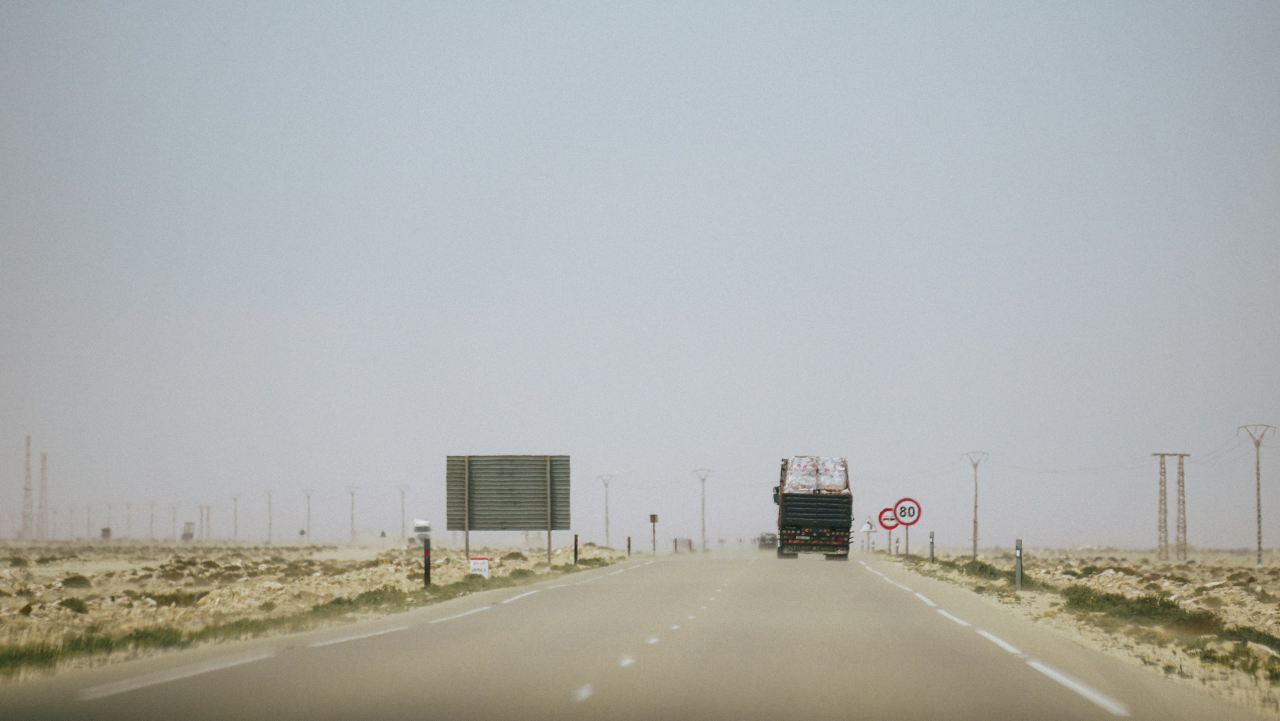
#> input picture assets-src/photos/desert-road.jpg, 2560 x 1441 px (shown at 1/2 size); its folder holds 4 pictures in this run
$ python optimize-images.py
#> lines starting #> are read from the running program, lines starting #| are printed output that depends on the picture
"""Build responsive WebP derivatives from the source photography.

Reads  assets-src/photos/<name>.jpg
Writes public/images/<name>-<width>.webp, public/images/og-image.jpg
       src/images.json  (consumed by vite.config.js to fill src/srcset/width/height)

Usage: python scripts/optimize-images.py
"""
import json
from pathlib import Path

from PIL import Image

ROOT = Path(__file__).resolve().parent.parent
SRC = ROOT / "assets-src" / "photos"
OUT = ROOT / "public" / "images"
MANIFEST = ROOT / "src" / "images.json"

WIDTHS = [480, 800, 1200, 1600, 2400]
QUALITY = 68

# Crops are (left, top, right, bottom) as fractions of the source frame.
CROPS = {}

OG_SOURCE = "terminal-night"
# only used for the share image
OG_ONLY = {"terminal-night"}


def main():
    OUT.mkdir(parents=True, exist_ok=True)
    manifest = {}
    for path in sorted(SRC.glob("*.jpg")):
        name = path.stem
        if name in OG_ONLY:
            continue
        im = Image.open(path).convert("RGB")
#> im is the input picture: PIL image 2560x1441 RGB; mean R, G, B 173.8, 176.1, 173.3
        if name in CROPS:
            l, t, r, b = CROPS[name]
            w, h = im.size
            im = im.crop((round(l * w), round(t * h), round(r * w), round(b * h)))
        w, h = im.size
#> w = 2560; h = 1441
        widths = [x for x in WIDTHS if x < w] + [min(w, WIDTHS[-1])]
#> widths = [480, 800, 1200, 1600, 2400, 2400]
        widths = sorted(set(widths))
#> widths = [480, 800, 1200, 1600, 2400]
        for target in widths:
            resized = im.resize((target, round(h * target / w)), Image.LANCZOS)
            resized.save(OUT / f"{name}-{target}.webp", "WEBP", quality=QUALITY, method=6)
#> this loop made 5 passes
#> pass 1, in main, `resized = im.resize((target, round(h * target / w)), Image.LANCZOS)`:
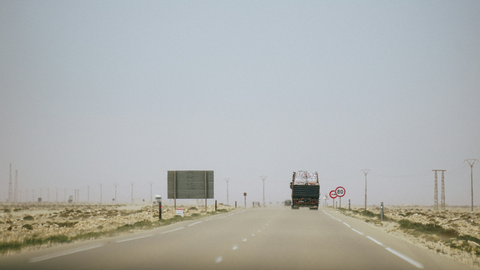
#> resized: PIL image 480x270 RGB; mean R, G, B 173.8, 176.1, 173.3
        manifest[name] = {"width": w, "height": h, "widths": widths}
        print(f"{name}: {w}x{h} -> {widths}")
#| desert-road: 2560x1441 -> [480, 800, 1200, 1600, 2400]
#> pass 2 of the loop in main, `for path in sorted(SRC.glob("*.jpg")):`:
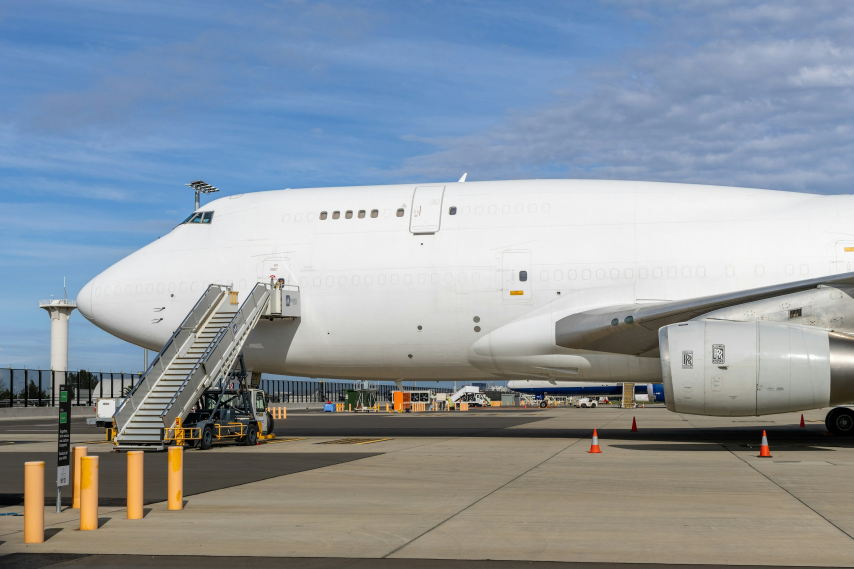
#> input picture assets-src/photos/freighter.jpg, 2560 x 1707 px (shown at 1/3 size)
#> in main, im is the input picture: PIL image 2560x1707 RGB; mean R, G, B 142.7, 152.2, 161.5
#> the loop in main, `for target in widths:` made 5 passes
#> pass 1, in main, `resized = im.resize((target, round(h * target / w)), Image.LANCZOS)`:
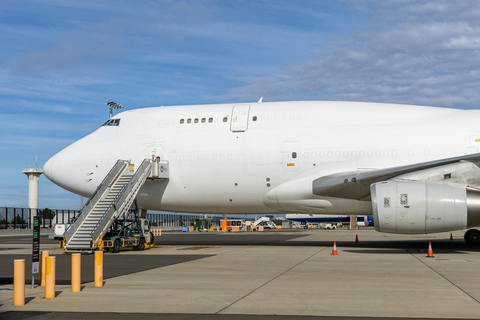
#> resized: PIL image 480x320 RGB; mean R, G, B 142.7, 152.2, 161.5
#| freighter: 2560x1707 -> [480, 800, 1200, 1600, 2400]
#> pass 3 of the loop in main, `for path in sorted(SRC.glob("*.jpg")):`:
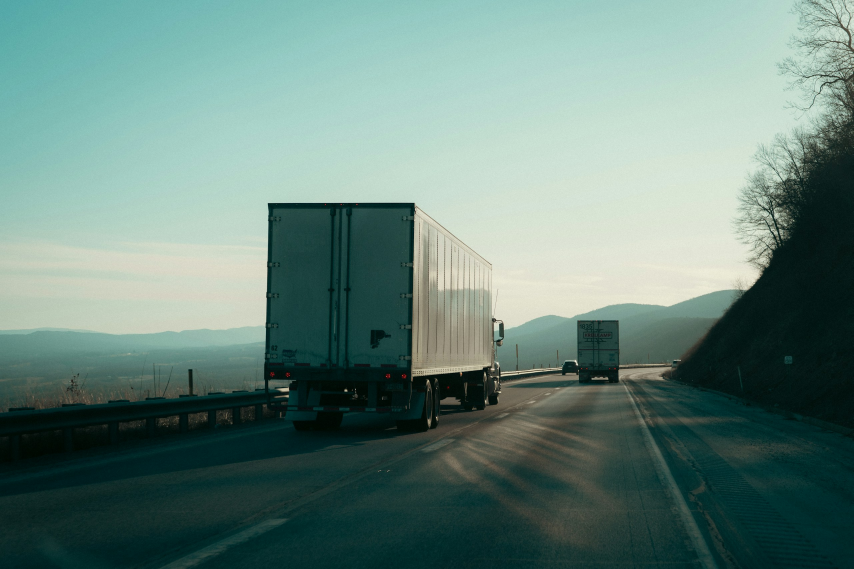
#> input picture assets-src/photos/highway.jpg, 2560 x 1707 px (shown at 1/3 size)
#> in main, im is the input picture: PIL image 2560x1707 RGB; mean R, G, B 104.3, 132.8, 124.3
#> the loop in main, `for target in widths:` made 5 passes
#> pass 1, in main, `resized = im.resize((target, round(h * target / w)), Image.LANCZOS)`:
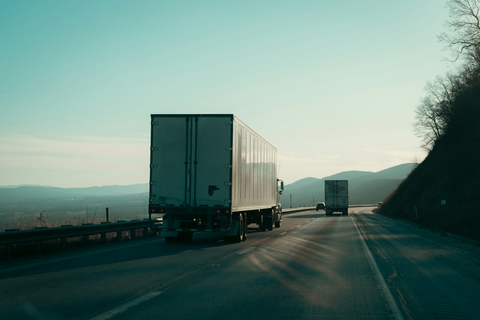
#> resized: PIL image 480x320 RGB; mean R, G, B 104.3, 132.8, 124.3
#| highway: 2560x1707 -> [480, 800, 1200, 1600, 2400]
#> the loop made 4 passes; the first 3 are shown

    og = Image.open(SRC / f"{OG_SOURCE}.jpg").convert("RGB")
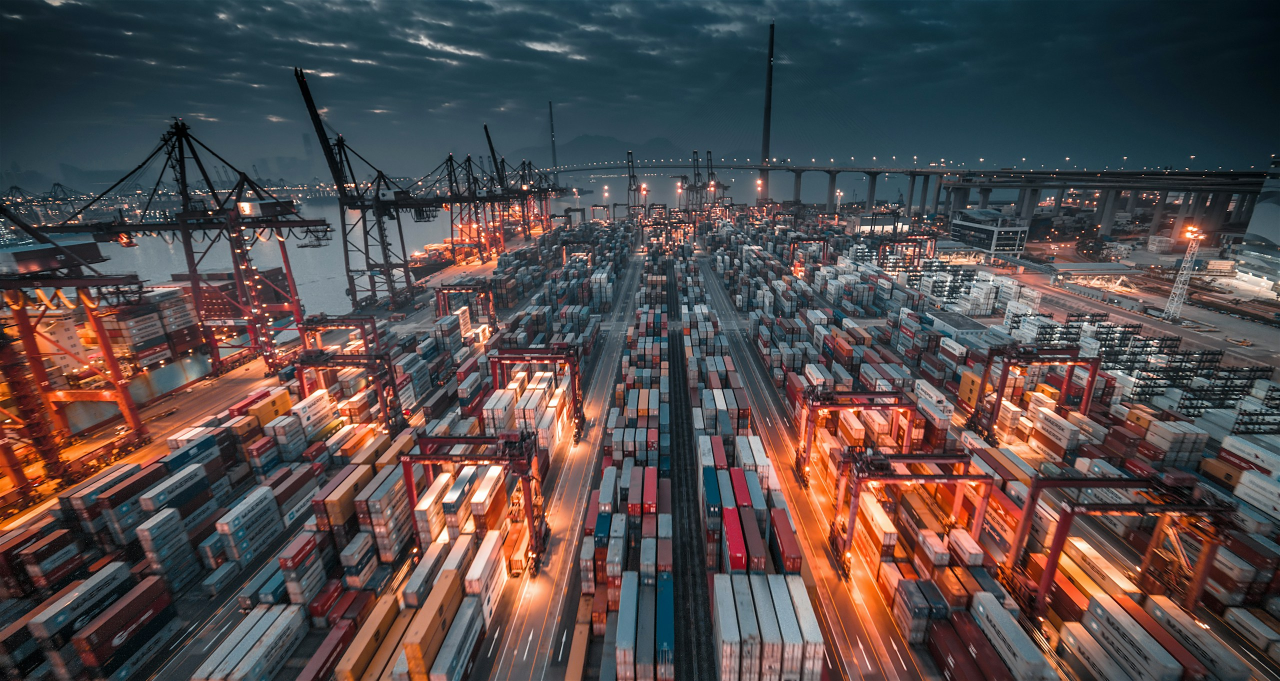
#> input picture assets-src/photos/terminal-night.jpg, 2560 x 1362 px (shown at 1/2 size)
#> og is the input picture: PIL image 2560x1362 RGB; mean R, G, B 84, 74.5, 74.8
    w, h = og.size
#> h = 1362
    target_h = round(w * 630 / 1200)
#> target_h = 1344
    top = (h - target_h) // 2
    og.crop((0, top, w, top + target_h)).resize((1200, 630), Image.LANCZOS).save(
        OUT / "og-image.jpg", "JPEG", quality=82, optimize=True, progressive=True
    )
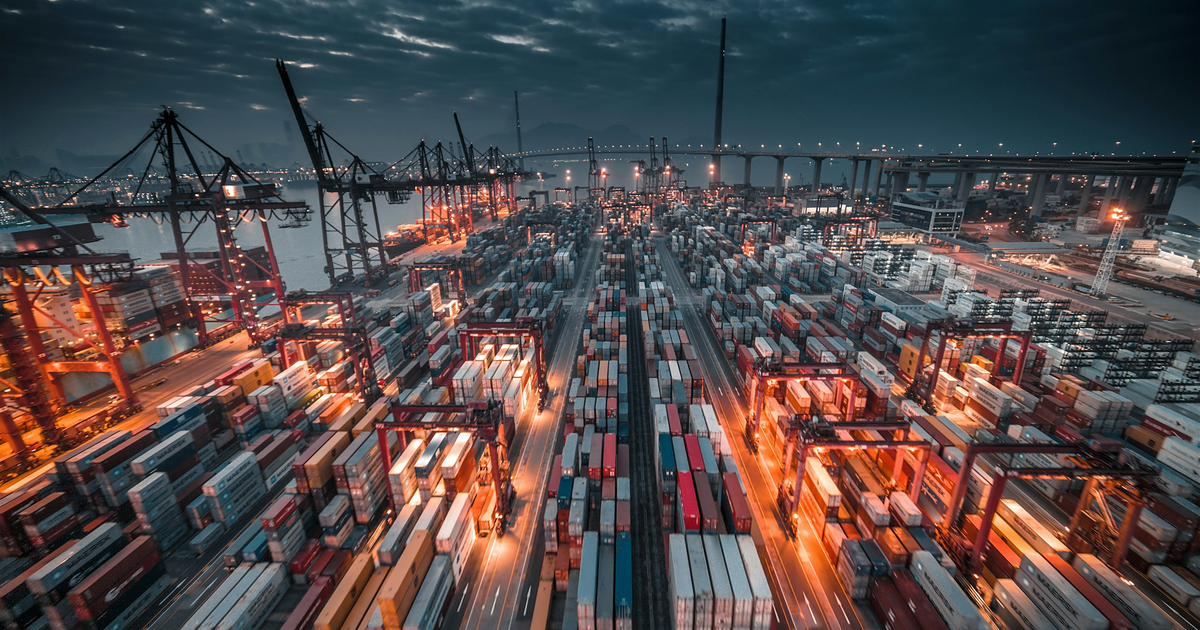
#> saved as og-image.jpg: PIL image 1200x630 RGB; mean R, G, B 84.4, 74.7, 74.8

    MANIFEST.write_text(json.dumps(manifest, indent=2) + "\n", encoding="utf-8")
    print(f"wrote {MANIFEST.relative_to(ROOT)}")


if __name__ == "__main__":
    main()
